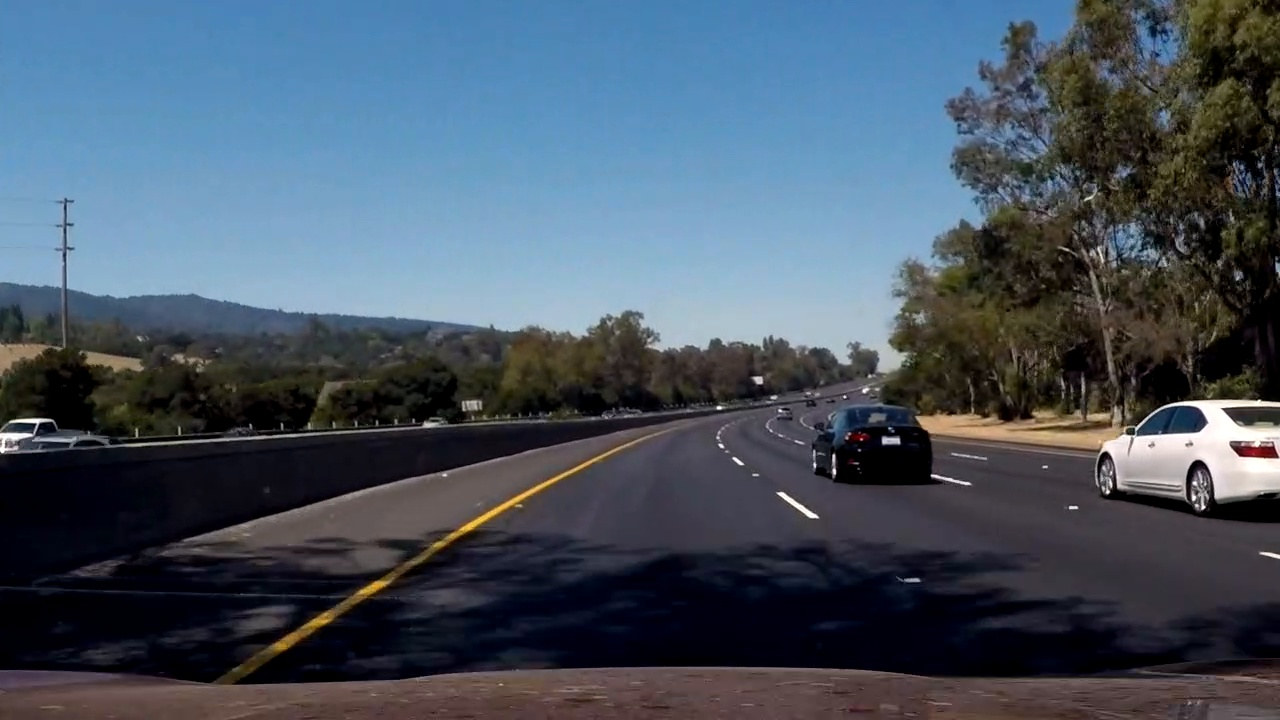
#> input picture test_images/error.jpg, 1280 x 720 px
$ python -i find_lanes.py   (imports and definitions only)   (older library calls are emulated)
#> lines starting #> are read from the running program, lines starting #| are printed output that depends on the picture; after the words box and inside, x2 and y2 are one past the last pixel; in counts of white or black regions, pixels touching at a corner belong together
'''
Created on Jan 18, 2017

@author: jim
'''
import cv2
import matplotlib.pyplot as plt
import numpy as np
import pickle
from datetime import datetime
from collections import deque


class Undistorter():
    '''
    A class that undistorts images based on a file
    containing the distortion matrices.
    '''

    # [6 lines left out: function __init__, not called in this run]

    def undistort(self, image):
        return cv2.undistort(image, self.mtx, self.dist, None, self.mtx)

class PerspectiveTransformer():
    '''
    A class that calculates a perspective transform matrix and
    inverse matrix. Methods are available to applie both the transform
    and inverse transforms.
    '''

    # [4 lines left out: function __init__, not called in this run]

    def transform(self, img):
        return cv2.warpPerspective(img, self.M, self.image_size, flags=cv2.INTER_LINEAR)

    def transformInverse(self, img):
        return cv2.warpPerspective(img, self.Minv, self.image_size, flags=cv2.INTER_LINEAR)

class Timer():
    # [19 lines left out: functions __init__, lap, scale, not called in this run]


def imread(file):
    return cv2.cvtColor(cv2.imread(file), cv2.COLOR_BGR2RGB)

def imwrite(file, img):
    cv2.imwrite(file,cv2.cvtColor(img, cv2.COLOR_RGB2BGR))

# [19 lines left out: functions gradient, gradient_magnitude, gradient_direction, not called in this run]

def mask(img,mask_range=(0,255)):
    sxbinary = np.zeros_like(img)
    sxbinary[(img >= mask_range[0]) & (img <= mask_range[1])] = 1
    return sxbinary

def gradient_thresh(gray, orient='x', ksize=3, mask_range=(0,255)):
    return mask(np.uint8(scale(gradient(gray, orient, ksize))), mask_range)

def gradient_mag_thresh(gray, ksize=3, mask_range=(0,255)):
    return mask(np.uint8(scale(gradient_magnitude(gray, ksize))),mask_range)

def gradient_dir_thresh(gray, ksize=3, mask_range=(0,255)):
    return mask(gradient_direction(gray, ksize),mask_range)

# [90 lines left out: functions plot_images, plot_images_2d, step_prob, max_window, not called in this run]

def rgb2hls(img):
    hls = cv2.cvtColor(img, cv2.COLOR_RGB2HLS)
    return hls, hls[:,:,0], hls[:,:,1], hls[:,:,2]

def rgb2hsv(img):
    hsv = cv2.cvtColor(img, cv2.COLOR_RGB2HSV)
    return hsv, hsv[:,:,0], hsv[:,:,1], hsv[:,:,2]

def rgb2lab(img):
    hls = cv2.cvtColor(img, cv2.COLOR_RGB2LAB)
    return hls, hls[:,:,0], hls[:,:,1], hls[:,:,2]

def filter_image(rgb):
    '''
    Filter an image to identify lane pixels.
    Include the histogram-equalized value of the following:
    rgb r band
    hsv v band
    lab l band
    '''
#     gray = cv2.cvtColor(rgb, cv2.COLOR_RGB2GRAY)
#     grdmag = cv2.equalizeHist(scale(gradient(gray, orient='x', ksize=7)))
#     grdmask = mask(grdmag,(252,255))

    r = rgb[:,:,0]
    req = cv2.equalizeHist(r)
    rmask = mask(req, (252, 255))
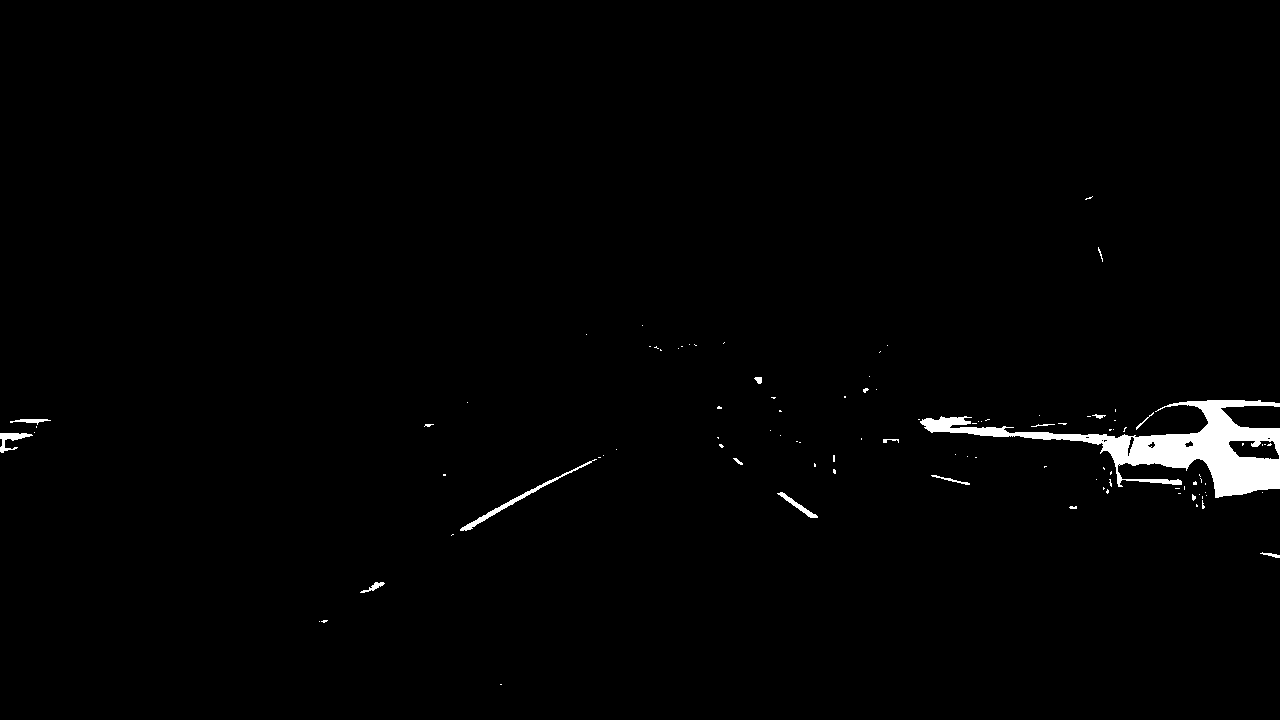
#> rmask: shape (720, 1280); values 0 (black) and 1 (white), 1.3% white; 100 white regions (84 under 20 px), largest, box (x1, y1, x2, y2) and area: (920, 400, 1280, 498) 9850, (460, 459, 597, 531) 542, (0, 433, 33, 453) 257

    _,_,_,v = rgb2hsv(rgb)
    veq = cv2.equalizeHist(v)
    vmask = mask(veq, (252, 255))
#> vmask: shape (720, 1280); values 0 (black) and 1 (white), 1.4% white; 325 white regions (279 under 20 px), largest, box (x1, y1, x2, y2) and area: (1129, 400, 1280, 497) 6540, (714, 268, 784, 300) 773, (1101, 435, 1131, 469) 486

    _,l,_,b = rgb2lab(rgb)
    leq = cv2.equalizeHist(l)
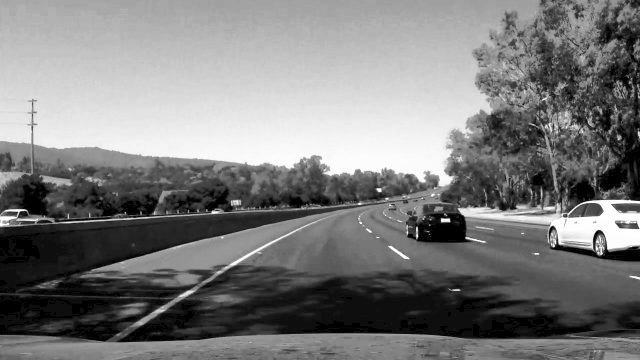
#> leq: shape (720, 1280) (shown at 1/2 size); min 0, max 255, mean 123.2
    lmask = mask(leq, (252, 255))
#> lmask: shape (720, 1280); values 0 (black) and 1 (white), 1.5% white; 194 white regions (179 under 20 px), largest, box (x1, y1, x2, y2) and area: (1100, 400, 1280, 498) 7747, (658, 308, 816, 349) 3411, (539, 308, 592, 335) 546
    beq = cv2.equalizeHist(b)
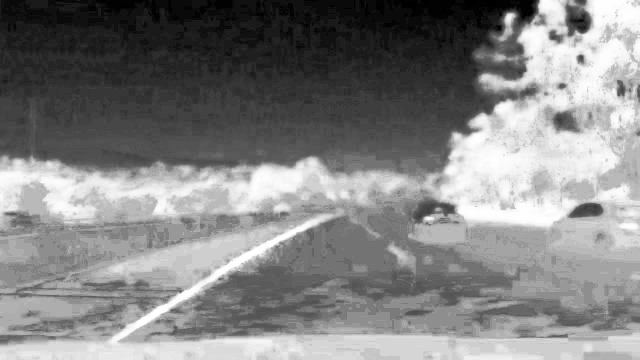
#> beq: shape (720, 1280) (shown at 1/2 size); min 0, max 255, mean 130.7
    bmask = mask(beq, (252, 255))
#> bmask: shape (720, 1280); values 0 (black) and 1 (white), 1.4% white; 98 white regions (72 under 20 px), largest, box (x1, y1, x2, y2) and area: (919, 407, 1120, 446) 3869, (1189, 0, 1280, 50) 2378, (417, 452, 610, 562) 1902

    comb = np.zeros_like(r)
    comb[(rmask==1)|(vmask==1)|(lmask==1)|(bmask==1)] = 1
    return comb

# [43 lines left out: functions find_lane, find_lane_fit, not called in this run]

class Lane(object):
    '''
    A lane object composed of 2 lane lines. The lane object is responsible
    for:

    Accepting a binary lane line image, identifying the lane lines,
    fitting a polynomial line to them and doing sanity checks to ensure
    the lane lines are correct.

    It also generates an overlay image in the original perspective that can
    be combined with the undistorted image.
    '''
    # [47 lines left out: functions __init__, fit_lane, not called in this run]

    def curvature(self, val, fit):
        return ((1 + (2*fit[0]*val + fit[1])**2)**1.5) /np.absolute(2*fit[0])

    # [187 lines left out: functions add_fit, get_current_fit, get_average_fit, process_lanes, __genxs, generate_overlay and 2 more, not called in this run]

# [28 lines not run here, left out]

>>> import cv2
>>> picture = cv2.cvtColor(cv2.imread('test_images/error.jpg'), cv2.COLOR_BGR2RGB)
>>> result = filter_image(picture)
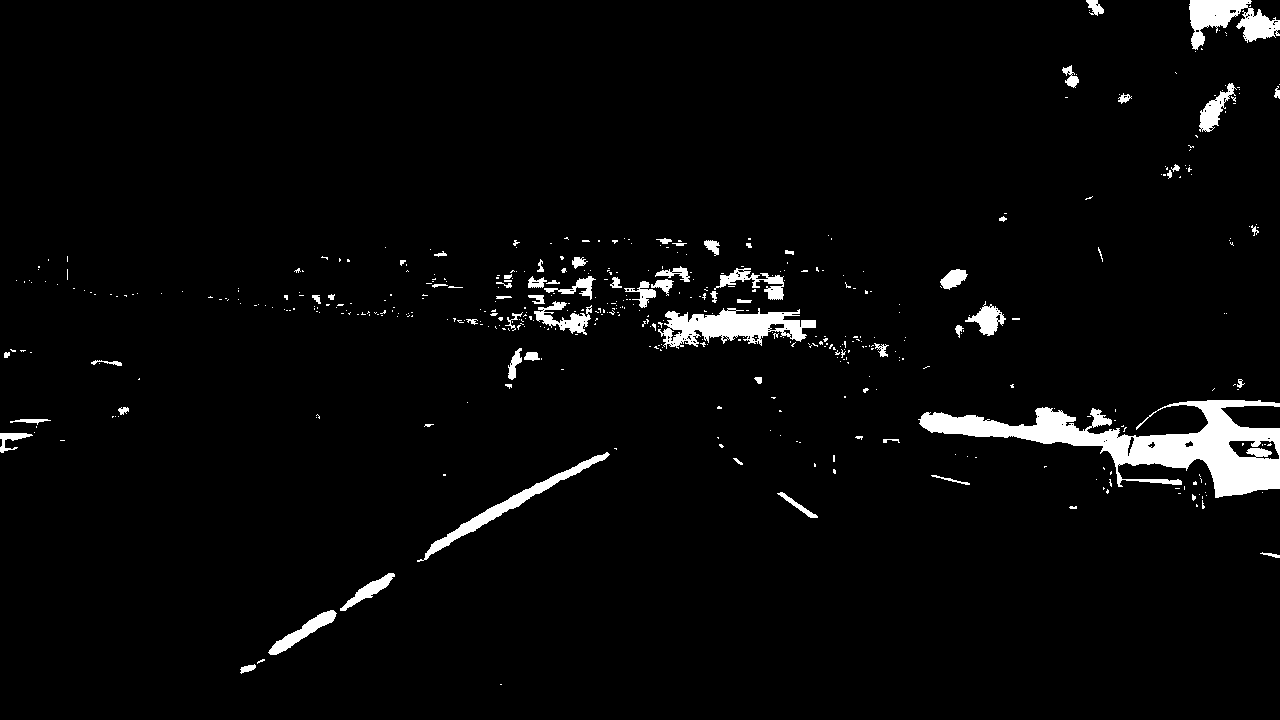
#> result: shape (720, 1280); values 0 (black) and 1 (white), 3.4% white; 484 white regions (415 under 20 px), largest, box (x1, y1, x2, y2) and area: (918, 400, 1280, 498) 12377, (658, 308, 816, 349) 3419, (1189, 0, 1280, 50) 2378

$ run again, on test_images/straight_lines1.jpg
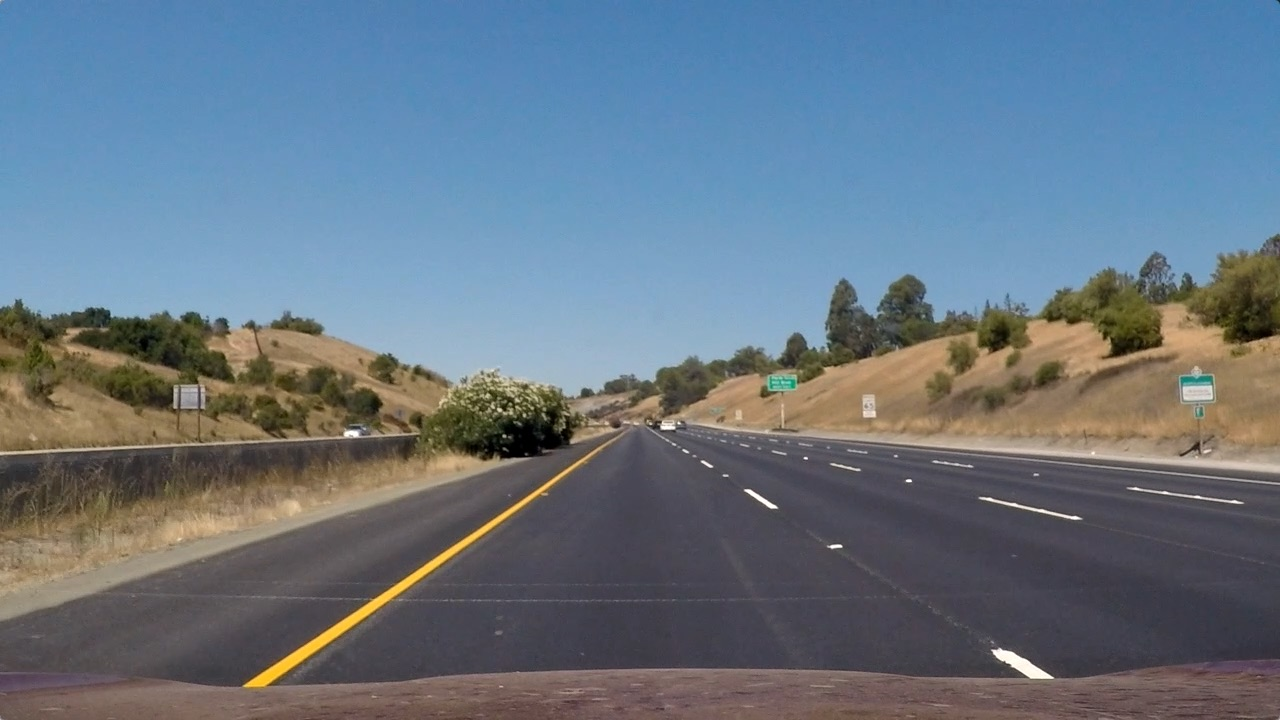
#> input picture test_images/straight_lines1.jpg, 1280 x 720 px
#> in filter_image, `rmask = mask(req, (252, 255))`:
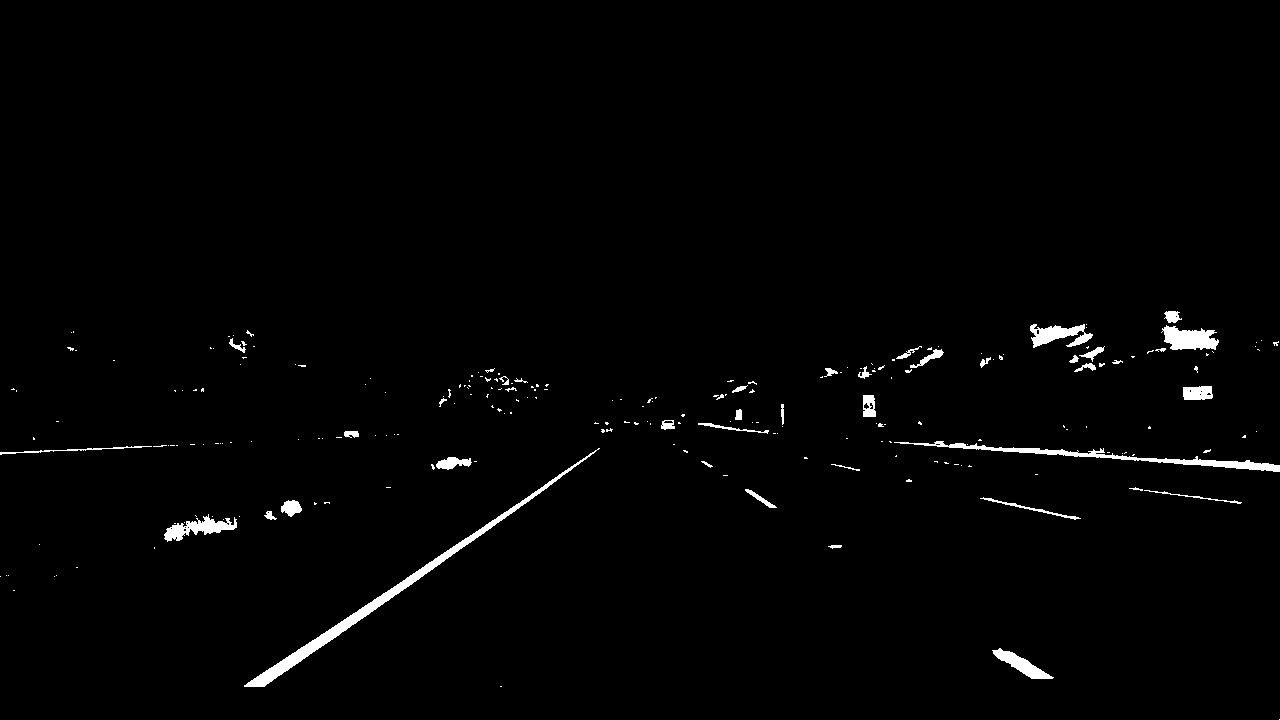
#> rmask: shape (720, 1280); values 0 (black) and 1 (white), 1.4% white; 232 white regions (189 under 20 px), largest, box (x1, y1, x2, y2) and area: (244, 448, 600, 687) 3084, (894, 441, 1280, 472) 1803, (1161, 325, 1219, 350) 971
#> hsv: shape (720, 1280, 3); mean H, S, V 85.5, 85, 143.4
#> vmask: shape (720, 1280); values 0 (black) and 1 (white), 2.2% white; 649 white regions (548 under 20 px), largest, box (x1, y1, x2, y2) and area: (244, 452, 594, 687) 2906, (399, 326, 582, 368) 1986, (488, 280, 544, 328) 933
#> hls: shape (720, 1280, 3); mean of channels 0, 1, 2 124.5, 127.9, 119.8
#> lmask: shape (720, 1280); values 0 (black) and 1 (white), 1.5% white; 237 white regions (210 under 20 px), largest, box (x1, y1, x2, y2) and area: (395, 343, 638, 396) 5303, (244, 454, 591, 687) 2704, (894, 442, 1280, 472) 1627
#> bmask: shape (720, 1280); values 0 (black) and 1 (white), 1.4% white; 128 white regions (100 under 20 px), largest, box (x1, y1, x2, y2) and area: (243, 456, 589, 689) 4657, (1166, 318, 1280, 360) 2006, (1088, 296, 1162, 341) 1745
#> `result = filter_image(picture)`:
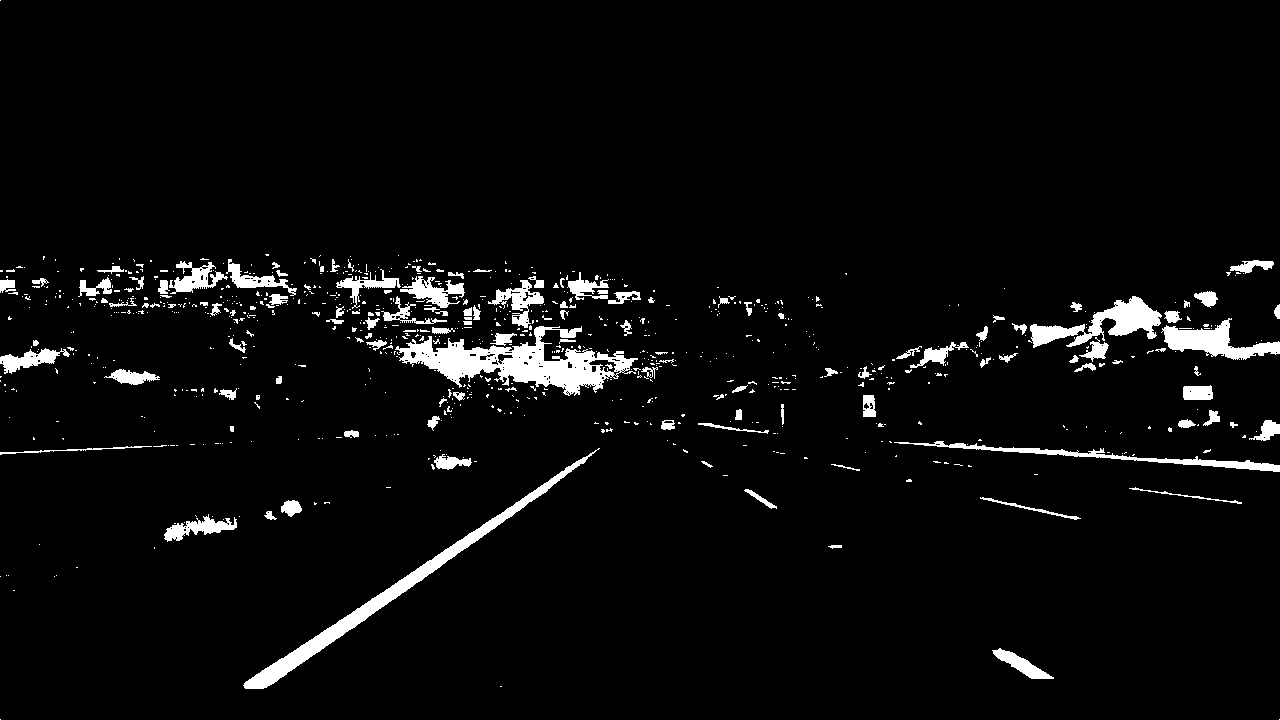
#> result: shape (720, 1280); values 0 (black) and 1 (white), 4.2% white; 840 white regions (707 under 20 px), largest, box (x1, y1, x2, y2) and area: (395, 326, 638, 396) 6618, (243, 448, 600, 689) 4681, (1030, 296, 1162, 348) 2609
